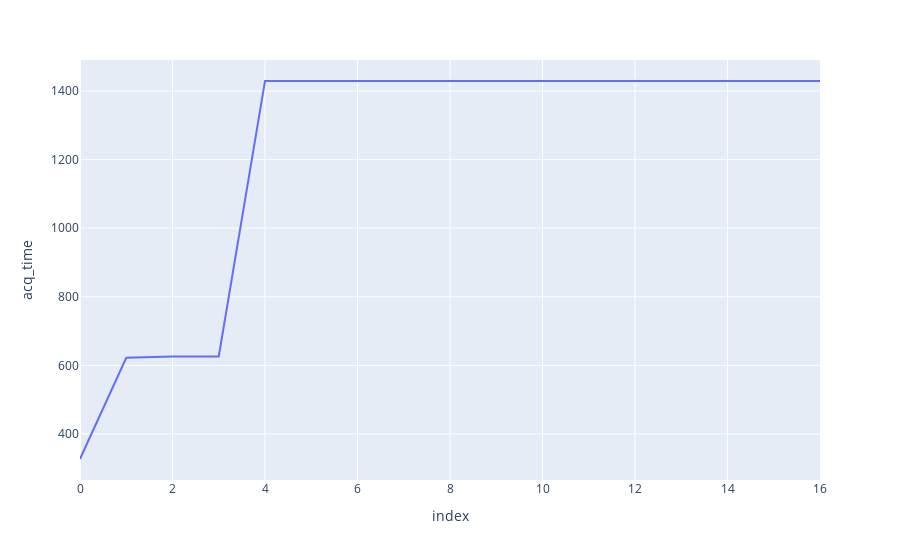

The code cell stored with this chart in its notebook:
### Code cell
px.line(df_modis, y='acq_time')

### Figure 1 — Plotly figure (JSON) as saved in the notebook; plotly's stock layout.template omitted (floating-point values rounded to 4 significant figures)
{"data": [{"hovertemplate": "index=%{x}<br>acq_time=%{y}<extra></extra>", "legendgroup": "", "line": {"color": "#636efa", "dash": "solid"}, "marker": {"symbol": "circle"}, "mode": "lines", "name": "", "orientation": "v", "showlegend": false, "type": "scatter", "x": [0, 1, 2, 3, 4, 5, 6, 7, 8, 9, 10, 11, 12, 13, 14, 15, 16], "xaxis": "x", "y": [327, 622, 626, 626, 1429, 1429, 1429, 1429, 1429, 1429, 1429, 1429, 1429, 1429, 1429, 1429, 1429], "yaxis": "y"}], "layout": {"legend": {"tracegroupgap": 0}, "margin": {"t": 60}, "xaxis": {"anchor": "y", "domain": [0, 1], "title": {"text": "index"}}, "yaxis": {"anchor": "x", "domain": [0, 1], "title": {"text": "acq_time"}}}}
